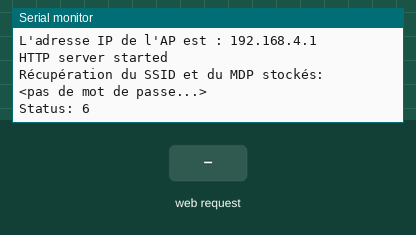
This program was run on a simulated ESP8266 (Wemos D1 mini). Shown: the last lines printed to the serial monitor. The test bench sets the inputs (shaded band). WiFi joins after 1.5 s; servers stay silent unless stated; a WiFi scan finds three made-up networks; EEPROM starts erased.

Above: at 2.7 s.
2.8 s: HTTP request GET /wifi received
At 3.6 s:
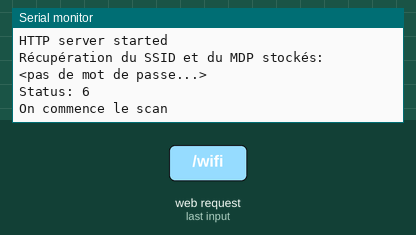
5.8 s: HTTP request GET /wifisave received
At 7.0 s:
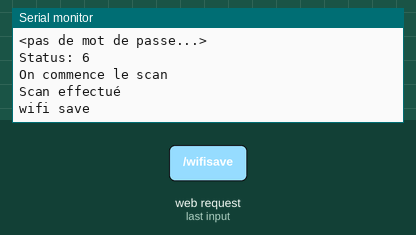
7.3 s: HTTP request GET /wifisave?n=1 received
At 8.3 s:
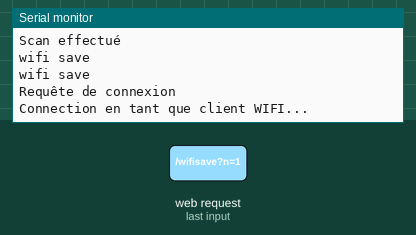

Measured:
- after the input at 2.8 s, the serial monitor: prints a new line at once (image 1)
- after the input at 5.8 s, the serial monitor: prints a new line at once (image 2)
- after the input at 7.3 s, the serial monitor: prints a new line at once (image 3)

The program:

main.cpp
```cpp
#include <Arduino.h>
#include <ESP8266WiFi.h>
#include <WiFiClient.h>
#include <ESP8266WebServer.h>
#include <DNSServer.h>
#include <ESP8266mDNS.h>
#include <EEPROM.h>
/*
   This example serves a "hello world" on a WLAN and a SoftAP at the same time.
   The SoftAP allow you to configure WLAN parameters at run time. They are not setup in the sketch but saved on EEPROM.
   Connect your computer or cell phone to wifi network ESP_ap with password 12345678. A popup may appear and it allow you to go to WLAN config. If it does not then navigate to http://192.168.4.1/wifi and config it there.
   Then wait for the module to connect to your wifi and take note of the WLAN IP it got. Then you can disconnect from ESP_ap and return to your regular WLAN.
   Now the ESP8266 is in your network. You can reach it through http://192.168.x.x/ (the IP you took note of) or maybe at http://esp8266.local too.
   This is a captive portal because through the softAP it will redirect any http request to http://192.168.4.1/
*/

/* Configuration du soft AP */
#ifndef APSSID
#define APSSID "ESP_ap_Température"
#define APPSK  "12345678"
#endif

const char *softAP_ssid = APSSID;
const char *softAP_password = APPSK;

/* Configuration du non d'hôte Ex: http://WeldyTemp.local */
const char *myHostname = "WeldyTemp";

/* Configuration de l'SSID et du mot de passe WIFI au démarrage (à condition d'avoir ) */
char ssid[32] = "";
char password[32] = "";

// Serveur DNS
const byte DNS_PORT = 53;
DNSServer dnsServer;

// Serveur Web
ESP8266WebServer server(80);

/* Définition des paramètres IP du softAP */
IPAddress apIP(192, 168, 4, 1);
IPAddress netMsk(255, 255, 255, 0);


/** Should I connect to WLAN asap? */
boolean connect;

/* Dernière fois que j'ai essayé de me connecter au WLAN */
unsigned long lastConnectTry = 0;

/** Current WLAN status */
unsigned int status = WL_IDLE_STATUS;

#include "tools.h"
#include "credentials.h"
#include "handleHttp.h"

void setup() {

  delay(1000);
  Serial.begin(115200);
  Serial.println();
  Serial.println("Configuration du point d'accès...");
  //Configuration du softAP selon les paramètres que l'on précédemment définis
  WiFi.softAPConfig(apIP, apIP, netMsk);
  WiFi.softAP(softAP_ssid, softAP_password);

  delay(500);

  Serial.print("L'adresse IP de l'AP est : ");
  Serial.println(WiFi.softAPIP());

  /* Configuration du serveur DNS, toutes les requêtes seront redirigées vers le soft AP */
  dnsServer.setErrorReplyCode(DNSReplyCode::NoError);
  dnsServer.start(DNS_PORT, "*", apIP);

  /* Configuration des différentes pages accessibles */
  server.on("/", handleRoot);
  server.on("/wifi", handleWifi);
  server.on("/wifisave", handleWifiSave);
  server.on("/generate_204", handleRoot);  //Page du portail captif android.
  server.on("/fwlink", handleRoot);  //page du portail captif Windows.
  server.onNotFound(handleNotFound);
  server.begin(); // Lacement du serveur Web
  Serial.println("HTTP server started");
  loadCredentials(); // Tentative de chargement des données WIFI sauvegarder dans l'ESP
  connect = strlen(ssid) > 0; // On essaye ensuite de se connecté
}

//Tentative de connexion au WIFI
void connectWifi() {
  Serial.println("Connection en tant que client WIFI...");
  WiFi.disconnect();
  WiFi.begin(ssid, password);
  int connRes = WiFi.waitForConnectResult();

  //Résultat de la tentative de connexion au WIFI
  Serial.print("Reponse : ");
  Serial.println(connRes);
}

void loop() {
  //Si connect est true ça veut dire qu'un SSID et un mdp on été sauvegardés.
  if (connect) {
    Serial.println("Requête de connexion");
    connect = false;
    connectWifi();
    lastConnectTry = millis();
  }
  {
    unsigned int s = WiFi.status();

    //Si nous n'avons pas réussi à se connecter
    if (s == 0 && millis() > (lastConnectTry + 60000)) {
      /* On attend 1 minutes avec de retater une connexion */
      connect = true;
    }

    if (status != s) { // Si le status du WIFI change
      Serial.print("Status: ");
      Serial.println(s);
      status = s;
      if (s == WL_CONNECTED) {
        /* Si celui-ci est connecté */

        /* On affiche sur le port série l'adresse IP de l'ESP et le nom du réseau sur lequel on est connecté */
        Serial.println("");
        Serial.print("Connected to ");
        Serial.println(ssid);
        Serial.print("IP address: ");
        Serial.println(WiFi.localIP());

        // vérificationd de la disponbilité du nom de domaine
        if (!MDNS.begin(myHostname)) {
          Serial.println("Error setting up MDNS responder!");
        } else {
          Serial.println("mDNS responder started");
          // Add service to MDNS-SD
          MDNS.addService("http", "tcp", 80);
        }
      } else if (s == WL_NO_SSID_AVAIL) {
        WiFi.disconnect();
      }
    }
    if (s == WL_CONNECTED) {
      MDNS.update();
    }
  }

  dnsServer.processNextRequest();
  server.handleClient();
}
```

credentials.h
```cpp
#include <Arduino.h>
/** Chargement du SSId et du MDP dans la mémoire de l'ESP */
void loadCredentials() {
  EEPROM.begin(512);
  EEPROM.get(0, ssid);
  EEPROM.get(0 + sizeof(ssid), password);
  char ok[2 + 1];
  EEPROM.get(0 + sizeof(ssid) + sizeof(password), ok);
  EEPROM.end();
  if (String(ok) != String("OK")) {
    ssid[0] = 0;
    password[0] = 0;
  }
  Serial.println("Récupération du SSID et du MDP stockés:");
  Serial.println(ssid);
  Serial.println(strlen(password) > 0 ? "********" : "<pas de mot de passe...>");
}

/** Sauvergarder le SSID et le MDP dans la mémoire de l'ESP  */
void saveCredentials() {
  EEPROM.begin(512);
  EEPROM.put(0, ssid);
  EEPROM.put(0 + sizeof(ssid), password);
  char ok[2 + 1] = "OK";
  EEPROM.put(0 + sizeof(ssid) + sizeof(password), ok);
  EEPROM.commit();
  EEPROM.end();
}
```

handleHttp.h
```cpp
#include <Arduino.h>


/** Redirige vers me portail captif dans le cas nous recevons une requête vers un autre domaine. Retourne vrai de ce cas. */
boolean captivePortal() {

  //Si le serveur n'a pas d'adresse IP et que le nom de domaine de mon ESP n'est pas égale à "myHostname.local"
  if (!isIp(server.hostHeader()) && server.hostHeader() != (String(myHostname) + ".local")) {
    Serial.println("Requête redirigé vers un portail captif");
    //On redirige la requête vers l'adrresse local.
    server.sendHeader("Location", String("http://") + toStringIp(server.client().localIP()), true);
    server.send(302, "text/plain", "");   // La requête 302 permet de faire une redirection non permanente.
    server.client().stop(); // On ne précise pas la longueur du contenue donc on stop manuellement le serveur
    return true;
  }
  return false;
}


/** Handle the WLAN save form and redirect to WLAN config page again */
void handleWifiSave() {
  Serial.println("wifi save");
  //
  server.arg("n").toCharArray(ssid, sizeof(ssid) - 1);
  server.arg("p").toCharArray(password, sizeof(password) - 1);
  server.sendHeader("Location", "wifi", true);
  server.sendHeader("Cache-Control", "no-cache, no-store, must-revalidate");
  server.sendHeader("Pragma", "no-cache");
  server.sendHeader("Expires", "-1");
  server.send(302, "text/plain", "");    // Empty content inhibits Content-length header so we have to close the socket ourselves.
  server.client().stop(); // Stop is needed because we sent no content length
  saveCredentials();
  connect = strlen(ssid) > 0; // Request WLAN connect with new credentials if there is a SSID
}

void handleNotFound() {
  if (captivePortal()) { // If caprive portal redirect instead of displaying the error page.
    return;
  }
  String message = F("File Not Found\n\n");
  message += F("URI: ");
  message += server.uri();
  message += F("\nMethod: ");
  message += (server.method() == HTTP_GET) ? "GET" : "POST";
  message += F("\nArguments: ");
  message += server.args();
  message += F("\n");

  for (uint8_t i = 0; i < server.args(); i++) {
    message += String(F(" ")) + server.argName(i) + F(": ") + server.arg(i) + F("\n");
  }
  server.sendHeader("Cache-Control", "no-cache, no-store, must-revalidate");
  server.sendHeader("Pragma", "no-cache");
  server.sendHeader("Expires", "-1");
  server.send(404, "text/plain", message);
}

/** Page de configuration du Wifi */
void handleWifi() {
  server.sendHeader("Cache-Control", "no-cache, no-store, must-revalidate");
  server.sendHeader("Pragma", "no-cache");
  server.sendHeader("Expires", "-1");

  String Page;
  Page += F(
            "<html><head></head><body>"
            "<h1>Configuration Wifi</h1>");
  //Nous indique sur qu'elle softAP on est connecté
  if (server.client().localIP() == apIP) {
    Page += String(F("<p>Vous êtes connecté au softAP : ")) + softAP_ssid + F("</p>");
  } else {
    Page += String(F("<p>Vous êtes connecté au réseau : ")) + ssid + F("</p>");
  }
  //Nous indique la configuration actuelle du softAP et du WLAN si l'on est connecté
  Page +=
    String(F(
             "\r\n<br />"
             "<table><tr><th align='left'>SoftAP config</th></tr>"
             "<tr><td>SSID ")) +
    String(softAP_ssid) +
    F("</td></tr>"
      "<tr><td>IP ") +
    toStringIp(WiFi.softAPIP()) +
    F("</td></tr>"
      "</table>"
      "\r\n<br />"
      "<table><tr><th align='left'>Configuration actuelle WLAN</th></tr>"
      "<tr><td>SSID ") +
    String(ssid) +
    F("</td></tr>"
      "<tr><td>IP ") +
    toStringIp(WiFi.localIP()) +
    F("</td></tr>"
      "</table>"
      "\r\n<br/>"
      "<table><tr><th align='left'>Liste de point d'accès </th></tr>");
  Serial.println("On commence le scan");
  int n = WiFi.scanNetworks(); //Scna les réseaux disponibles à proximité
  Serial.println("Scan effectué");
  //Si le nombre de réseau trouvé est supérieur à 0
  if (n > 0) {
    //Pour chaques on va afficher le SSID et la puissance
    for (int i = 0; i < n; i++) {
      Page += String(F("\r\n<tr><td>SSID ")) + WiFi.SSID(i) + ((WiFi.encryptionType(i) == ENC_TYPE_NONE) ? F(" ") : F(" *")) + F(" (") + WiFi.RSSI(i) + F(")</td></tr>");
    }
  } else {
    //Sinon on indique qu'il n'y a aucun réseau à proximité
    Page += F("<tr><td>Pas de WLAN trouvé</td></tr>");
  }

  //On affiche en-dessous des champs pour entrer le SSID et le mot de passe du WIFI sur lequel on veut se connecter.
  Page += F(
            "</table>"
            "\r\n<br /><form method='POST' action='wifisave'><h4>Se connecter:</h4>"
            "<input type='text' placeholder='Nom du réseau' name='n'/>"
            "<br /><input type='password' placeholder='Mot de passe' name='p'/>"
            "<br /><input type='submit' value='Se connceter/disconnecter'/></form>"
            "<p>You may want to <a href='/'>Revenir à la page d'accueil</a>.</p>"
            "</body></html>");
  server.send(200, "text/html", Page);
  server.client().stop(); // On stop ensuite le client puisque nous n'avons pas définis de longueur de contenue.
}

/* Page de garde du serveur web et du portail captif */
void handleRoot() {
  if (captivePortal()) { // If caprive portal redirect instead of displaying the page.
   return;
  }
  server.sendHeader("Cache-Control", "no-cache, no-store, must-revalidate");
  server.sendHeader("Pragma", "no-cache");
  server.sendHeader("Expires", "-1");

  //On affiche la page d'accueil
  String Page;
  Page += F(
            "<html><head></head><body>"
            "<h1>HELLO WORLD!!</h1>");
  if (server.client().localIP() == apIP) {//On indique à l'utilisatreur sur quel point d'accès il est connecté
    Page += String(F("<p>You are connected through the soft AP: ")) + softAP_ssid + F("</p>");
  } else {
    Page += String(F("<p>You are connected through the wifi network: ")) + ssid + F("</p>");
  }
  Page += F(//On lui demande ensuite s'il veut configurer l'accès Wifi.
            "<p>Retourné à la page d'accueil <a href='/wifi'>config the wifi connection</a>.</p>"
            "</body></html>");

  server.send(200, "text/html", Page);
}
```

tools.h
```cpp
#include <Arduino.h>
/** Verifie si la chaine de caractère passé en argument est une adresse IP, retourne vrai dans ce cas.
 */
boolean isIp(String str) {
  for (size_t i = 0; i < str.length(); i++) {
    int c = str.charAt(i);
    if (c != '.' && (c < '0' || c > '9')) {
      return false;
    }
  }
  return true;
}

/** Convertie une addresse IP de type IPAddress en string */
String toStringIp(IPAddress ip) {
  String res = "";
  for (int i = 0; i < 3; i++) {
    res += String((ip >> (8 * i)) & 0xFF) + ".";
  }
  res += String(((ip >> 8 * 3)) & 0xFF);
  return res;
}
```
